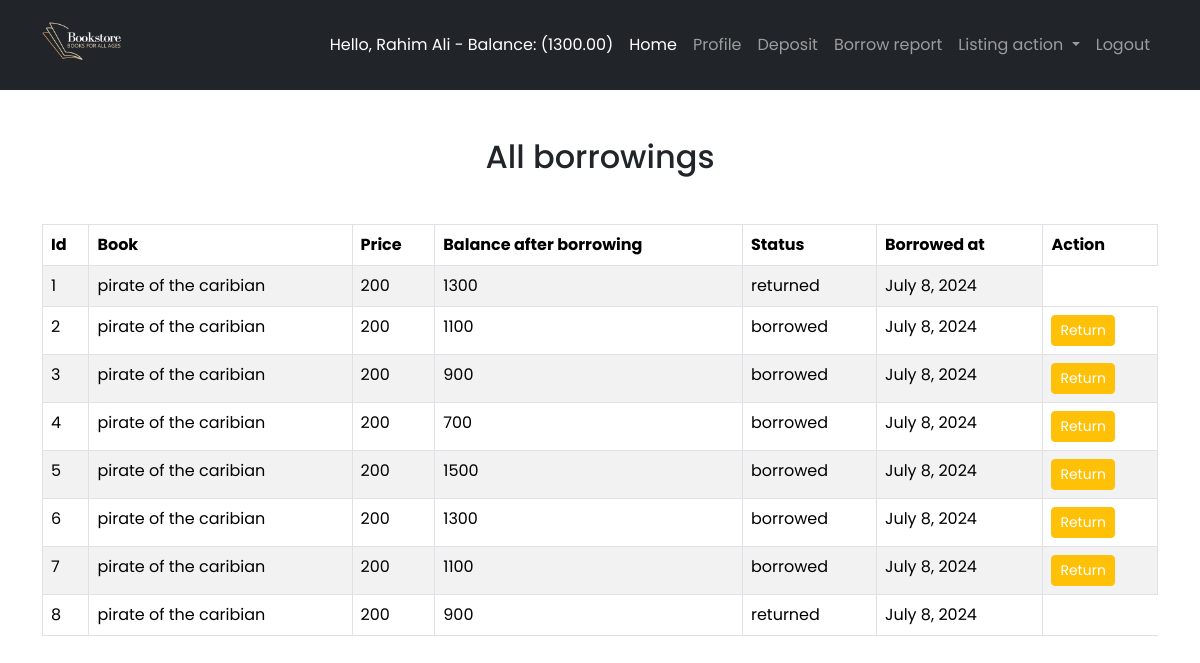
Before: /borrowings/report/ (signed in) with the older database file.
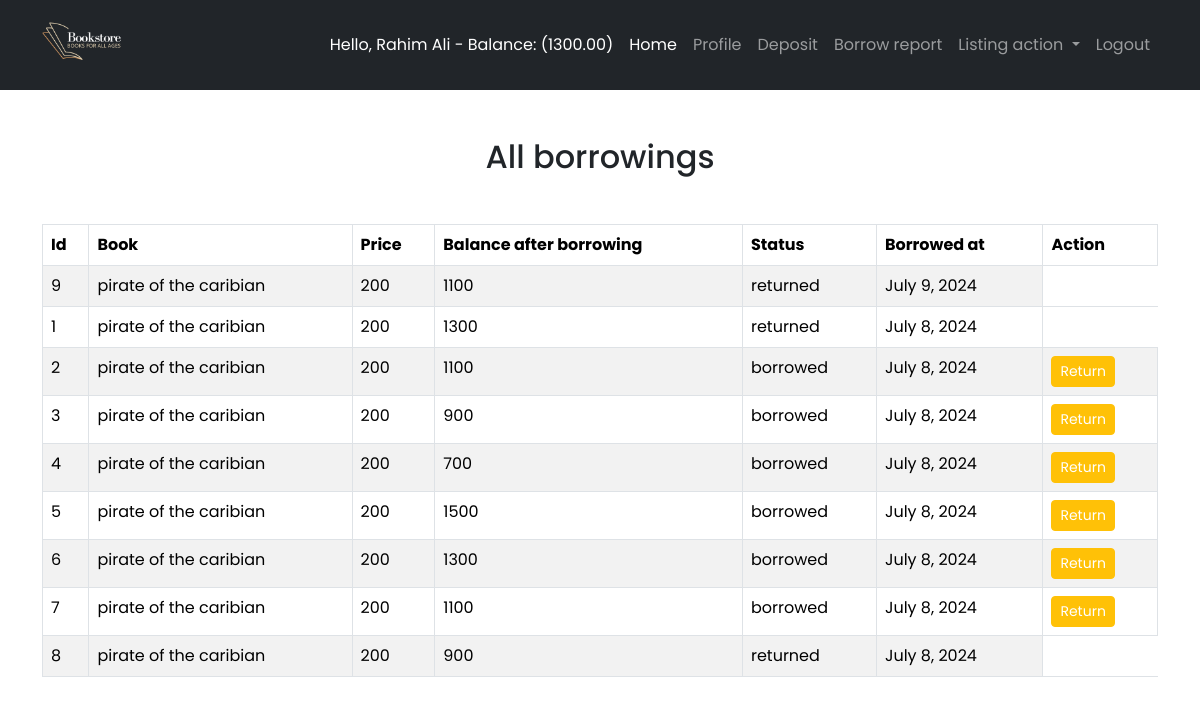
After: the same page with the newer database file.
### borrowings/models.py (models this page shows, shortened)
class Borrowing(models.Model):
  account = models.ForeignKey(UserAccount, on_delete = models.CASCADE, related_name = 'borrowings')
  book = models.ForeignKey(Book, on_delete = models.CASCADE, related_name = 'borrowings')
  borrowing_price = models.IntegerField()
  balance_after_borrowing = models.IntegerField()
  borrowing_date = models.DateField(auto_now_add = True)
  status = models.CharField(max_length = 100, choices=BORROWING_STATUS)
  class Meta:
    ordering = ['-borrowing_date']

### books/models.py (models this page shows, shortened)
class Book(models.Model):
  title = models.CharField(max_length = 100)
  description = models.TextField()
  slug = models.SlugField(max_length = 100, null = True, blank = True)
  image = models.ImageField(upload_to="")
  borrowing_price = models.IntegerField()
  categories = models.ForeignKey(Category, on_delete = models.CASCADE, related_name = "books")

### borrowings/views.py (the view)
# urls.py: path('report/', views.BorrowingReportView.as_view(), name = 'borrowing-report'),
@method_decorator(login_required, name = 'dispatch')
class BorrowingReportView(ListView):
  template_name = 'borrowings/borrowing_report.html'
  model = Borrowing
  context_object_name = 'borrowing'
  def get_queryset(self):
    user_account = self.request.user.account
    querySet = super().get_queryset().filter(account = user_account)
    return querySet

### borrowings/templates/borrowings/borrowing_report.html (shortened to what this page needs)
{% extends "base.html" %}
{% block maincontent %}
  <section class="container py-5">
    <div class="row">
      <div class="col-12">
        <h2 class="text-center">All borrowings</h2>
       {% if borrowing %}
        <div class="mt-5">
          <table class="table table-bordered table-striped table-hover">
            <thead>
              <tr>
                <th scope="col">Id</th>
                <th scope="col">Book</th>
                <th scope="col">Price</th>
                <th scope="col">Balance after borrowing</th>
                <th scope="col">Status</th>
                <th scope="col">Borrowed at</th>
                <th scope="col">Action</th>
              </tr>
            </thead>
            <tbody>
              {% for data in borrowing %}
                <tr>
                  <td>{{data.id}}</td>
                  <td>{{data.book.title}}</td>
                  <td>{{data.borrowing_price}}</td>
                  <td>{{data.balance_after_borrowing}}</td>
                  <td>{{data.status}}</td>
                  <td>{{data.borrowing_date}}</td>
                  {% if data.status != 'returned' %}
                    <td>
                      <a href="{% url 'return-book' data.id %}" class="btn btn-sm btn-warning text-white">Return</a>
                    </td>
                  {% endif %}
                </tr>
              {% endfor %}
            </tbody>
          </table>
        </div>
       {% else %}
        <h3 class="text-center mt-5">No Borrowing record available.</h3>
       {% endif %}
      </div>
    </div>
  </section>
{% endblock %}

Changed rows visible on the page:
added Borrowing: id "9", book "pirate of the caribian", borrowing_price "200", balance_after_borrowing "1100", status "returned", borrowing_date "July 9, 2024"
